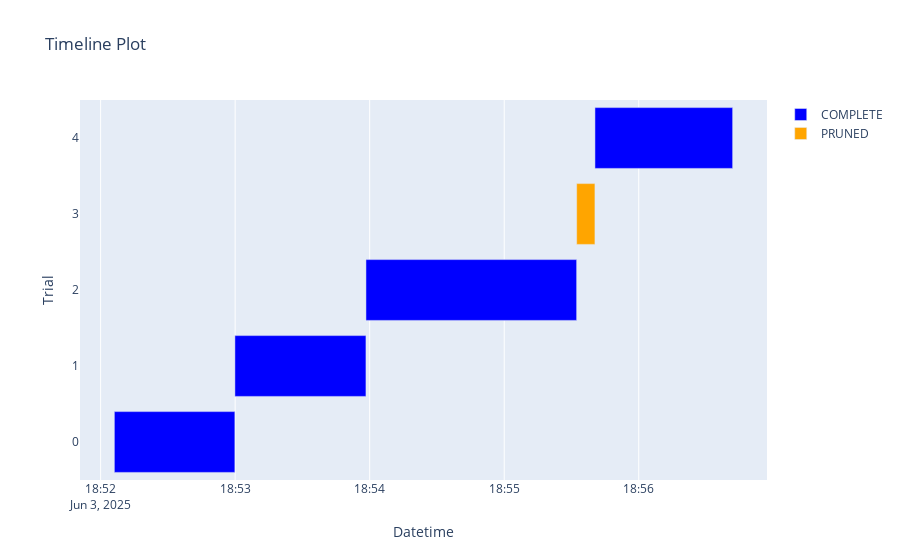
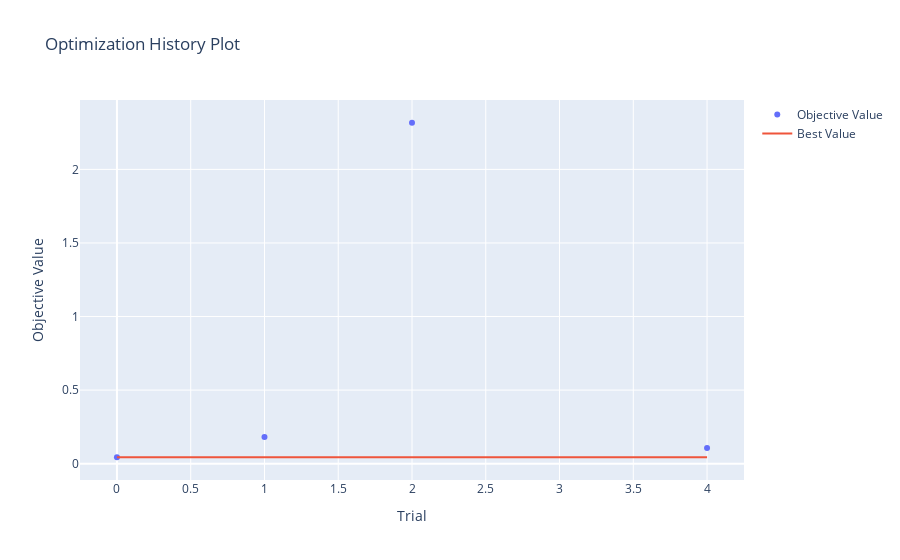
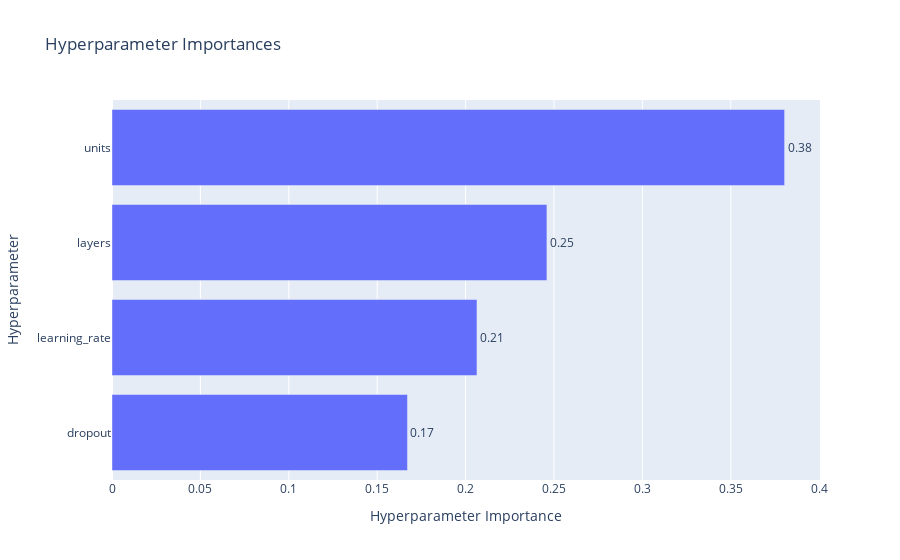
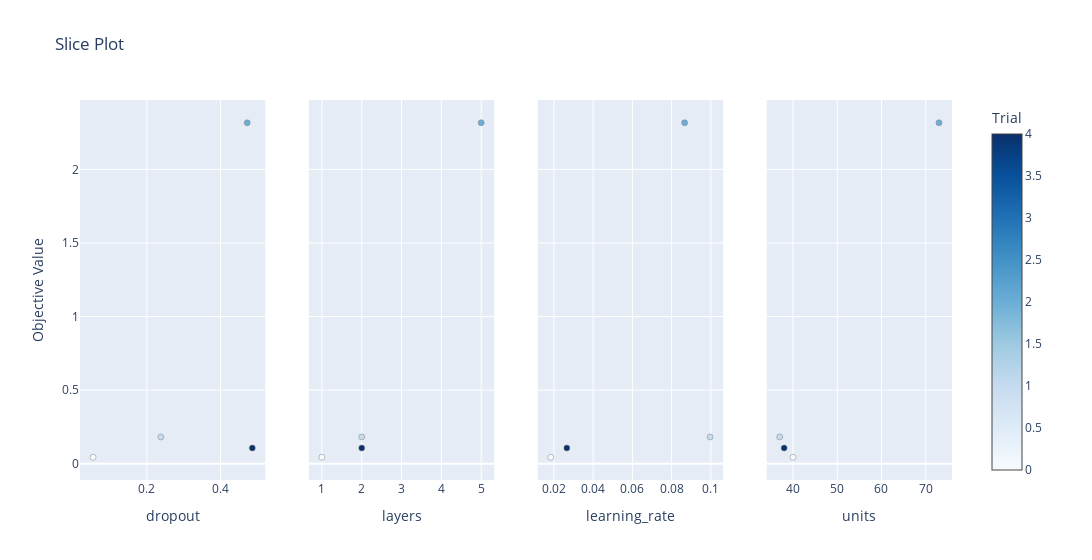

Source (notebook cell) for these figures, in order:
### Code cell
import time, optuna, plotly.io as pio

plots = [
    ("timeline"   , optuna.visualization.plot_timeline),
    ("history"    , optuna.visualization.plot_optimization_history),
    ("importances", optuna.visualization.plot_param_importances),
    ("slice"      , optuna.visualization.plot_slice),
]

for name, fn in plots:
    t0  = time.perf_counter()
    fig = fn(study)
    fig.write_html(f"{name}.html", include_plotlyjs="cdn")   # ★HTMLのみ出力
    fig.show()                                               # Notebook で確認
    print(f"{name:11s}: {(time.perf_counter()-t0):.2f} s")

### Figure 1 — Plotly figure (JSON) as saved in the notebook; plotly's stock layout.template omitted (floating-point values rounded to 4 significant figures)
{"data": [{"base": ["2025-06-03T18:52:06.123958", "2025-06-03T18:52:59.878986", "2025-06-03T18:53:58.337688", "2025-06-03T18:55:40.465093"], "hovertemplate": "%{text}<extra>COMPLETE</extra>", "marker": {"color": "blue"}, "name": "COMPLETE", "orientation": "h", "text": ["{<br>  \"number\": 0,<br>  \"values\": [<br>    0.04363824054598808<br>  ],<br>  \"params\": {<br>    \"layers\": 1,<br>    \"units\": 40,<br>    \"dropout\": 0.05361584483320092,<br>    \"learning_rate\": 0.01841361563364898<br>  }<br>}", "{<br>  \"number\": 1,<br>  \"values\": [<br>    0.18168681859970093<br>  ],<br>  \"params\": {<br>    \"layers\": 2,<br>    \"units\": 37,<br>    \"dropout\": 0.23802507836915165,<br>    \"learning_rate\": 0.09959919905218795<br>  }<br>}", "{<br>  \"number\": 2,<br>  \"values\": [<br>    2.316866874694824<br>  ],<br>  \"params\": {<br>    \"layers\": 5,<br>    \"units\": 73,<br>    \"dropout\": 0.4727125650511506,<br>    \"learning_rate\": 0.08662394737356426<br>  }<br>}", "{<br>  \"number\": 4,<br>  \"values\": [<br>    0.10641346126794815<br>  ],<br>  \"params\": {<br>    \"layers\": 2,<br>    \"units\": 38,<br>    \"dropout\": 0.4864855660495925,<br>    \"learning_rate\": 0.026575326094975683<br>  }<br>}"], "textposition": "none", "type": "bar", "x": [53750.0, 58450.0, 93970.0, 61420.0], "y": [0, 1, 2, 4]}, {"base": ["2025-06-03T18:55:32.309413"], "hovertemplate": "%{text}<extra>PRUNED</extra>", "marker": {"color": "orange"}, "name": "PRUNED", "orientation": "h", "text": ["{<br>  \"number\": 3,<br>  \"values\": [<br>    0.45305338501930237<br>  ],<br>  \"params\": {<br>    \"layers\": 6,<br>    \"units\": 99,<br>    \"dropout\": 0.06347130112117183,<br>    \"learning_rate\": 0.07183947713967219<br>  }<br>}"], "textposition": "none", "type": "bar", "x": [8152.0], "y": [3]}], "layout": {"showlegend": true, "title": {"text": "Timeline Plot"}, "xaxis": {"title": {"text": "Datetime"}, "type": "date"}, "yaxis": {"title": {"text": "Trial"}}}}

### Figure 2 — Plotly figure (JSON) as saved in the notebook; plotly's stock layout.template omitted (floating-point values rounded to 4 significant figures)
{"data": [{"mode": "markers", "name": "Objective Value", "type": "scatter", "x": [0, 1, 2, 4], "y": [0.04364, 0.1817, 2.317, 0.1064]}, {"mode": "lines", "name": "Best Value", "type": "scatter", "x": [0, 1, 2, 3, 4], "y": [0.04364, 0.04364, 0.04364, 0.04364, 0.04364]}, {"marker": {"color": "#cccccc"}, "mode": "markers", "name": "Infeasible Trial", "showlegend": false, "type": "scatter", "x": [], "y": []}], "layout": {"title": {"text": "Optimization History Plot"}, "xaxis": {"title": {"text": "Trial"}}, "yaxis": {"title": {"text": "Objective Value"}}}}

### Figure 3 — Plotly figure (JSON) as saved in the notebook; plotly's stock layout.template omitted (floating-point values rounded to 4 significant figures)
{"data": [{"cliponaxis": false, "hovertemplate": ["dropout (FloatDistribution): 0.16712801937369565<extra></extra>", "learning_rate (FloatDistribution): 0.20643469661375272<extra></extra>", "layers (IntDistribution): 0.2460005978888392<extra></extra>", "units (IntDistribution): 0.38043668612371245<extra></extra>"], "name": "Objective Value", "orientation": "h", "text": ["0.17", "0.21", "0.25", "0.38"], "textposition": "outside", "type": "bar", "x": [0.1671, 0.2064, 0.246, 0.3804], "y": ["dropout", "learning_rate", "layers", "units"]}], "layout": {"title": {"text": "Hyperparameter Importances"}, "xaxis": {"title": {"text": "Hyperparameter Importance"}}, "yaxis": {"title": {"text": "Hyperparameter"}}}}

### Figure 4 — Plotly figure (JSON) as saved in the notebook; plotly's stock layout.template omitted (floating-point values rounded to 4 significant figures)
{"data": [{"marker": {"color": [0, 1, 2, 4], "colorbar": {"title": {"text": "Trial"}, "x": 1, "xpad": 40}, "colorscale": [[0, "rgb(247,251,255)"], [0.125, "rgb(222,235,247)"], [0.25, "rgb(198,219,239)"], [0.375, "rgb(158,202,225)"], [0.5, "rgb(107,174,214)"], [0.625, "rgb(66,146,198)"], [0.75, "rgb(33,113,181)"], [0.875, "rgb(8,81,156)"], [1, "rgb(8,48,107)"]], "line": {"color": "Grey", "width": 0.5}, "showscale": true}, "mode": "markers", "name": "Feasible Trial", "showlegend": false, "type": "scatter", "x": [0.05362, 0.238, 0.4727, 0.4865], "xaxis": "x", "y": [0.04364, 0.1817, 2.317, 0.1064], "yaxis": "y"}, {"marker": {"color": [0, 1, 2, 4], "colorbar": {"title": {"text": "Trial"}, "x": 1, "xpad": 40}, "colorscale": [[0, "rgb(247,251,255)"], [0.125, "rgb(222,235,247)"], [0.25, "rgb(198,219,239)"], [0.375, "rgb(158,202,225)"], [0.5, "rgb(107,174,214)"], [0.625, "rgb(66,146,198)"], [0.75, "rgb(33,113,181)"], [0.875, "rgb(8,81,156)"], [1, "rgb(8,48,107)"]], "line": {"color": "Grey", "width": 0.5}, "showscale": false}, "mode": "markers", "name": "Feasible Trial", "showlegend": false, "type": "scatter", "x": [1, 2, 5, 2], "xaxis": "x2", "y": [0.04364, 0.1817, 2.317, 0.1064], "yaxis": "y2"}, {"marker": {"color": [0, 1, 2, 4], "colorbar": {"title": {"text": "Trial"}, "x": 1, "xpad": 40}, "colorscale": [[0, "rgb(247,251,255)"], [0.125, "rgb(222,235,247)"], [0.25, "rgb(198,219,239)"], [0.375, "rgb(158,202,225)"], [0.5, "rgb(107,174,214)"], [0.625, "rgb(66,146,198)"], [0.75, "rgb(33,113,181)"], [0.875, "rgb(8,81,156)"], [1, "rgb(8,48,107)"]], "line": {"color": "Grey", "width": 0.5}, "showscale": false}, "mode": "markers", "name": "Feasible Trial", "showlegend": false, "type": "scatter", "x": [0.01841, 0.0996, 0.08662, 0.02658], "xaxis": "x3", "y": [0.04364, 0.1817, 2.317, 0.1064], "yaxis": "y3"}, {"marker": {"color": [0, 1, 2, 4], "colorbar": {"title": {"text": "Trial"}, "x": 1, "xpad": 40}, "colorscale": [[0, "rgb(247,251,255)"], [0.125, "rgb(222,235,247)"], [0.25, "rgb(198,219,239)"], [0.375, "rgb(158,202,225)"], [0.5, "rgb(107,174,214)"], [0.625, "rgb(66,146,198)"], [0.75, "rgb(33,113,181)"], [0.875, "rgb(8,81,156)"], [1, "rgb(8,48,107)"]], "line": {"color": "Grey", "width": 0.5}, "showscale": false}, "mode": "markers", "name": "Feasible Trial", "showlegend": false, "type": "scatter", "x": [40, 37, 73, 38], "xaxis": "x4", "y": [0.04364, 0.1817, 2.317, 0.1064], "yaxis": "y4"}], "layout": {"title": {"text": "Slice Plot"}, "width": 1200, "xaxis": {"anchor": "y", "domain": [0, 0.2125], "title": {"text": "dropout"}}, "xaxis2": {"anchor": "y2", "domain": [0.2625, 0.475], "title": {"text": "layers"}}, "xaxis3": {"anchor": "y3", "domain": [0.525, 0.7375], "title": {"text": "learning_rate"}}, "xaxis4": {"anchor": "y4", "domain": [0.7875, 1], "title": {"text": "units"}}, "yaxis": {"anchor": "x", "domain": [0, 1], "title": {"text": "Objective Value"}}, "yaxis2": {"anchor": "x2", "domain": [0, 1], "matches": "y", "showticklabels": false}, "yaxis3": {"anchor": "x3", "domain": [0, 1], "matches": "y", "showticklabels": false}, "yaxis4": {"anchor": "x4", "domain": [0, 1], "matches": "y", "showticklabels": false}}}
